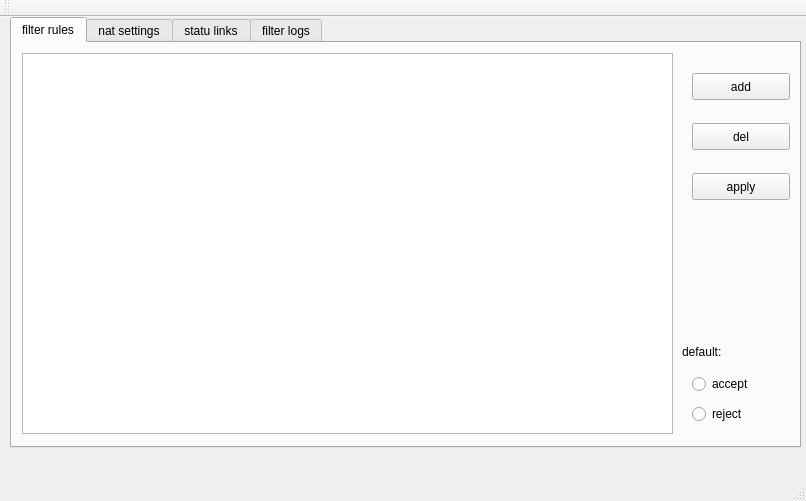
<?xml version="1.0" encoding="UTF-8"?>
<ui version="4.0">
 <class>MainWindow</class>
 <widget class="QMainWindow" name="MainWindow">
  <property name="geometry">
   <rect>
    <x>0</x>
    <y>0</y>
    <width>806</width>
    <height>501</height>
   </rect>
  </property>
  <property name="windowTitle">
   <string>MainWindow</string>
  </property>
  <widget class="QWidget" name="centralWidget">
   <widget class="QTabWidget" name="tabWidget">
    <property name="geometry">
     <rect>
      <x>10</x>
      <y>0</y>
      <width>791</width>
      <height>431</height>
     </rect>
    </property>
    <property name="currentIndex">
     <number>0</number>
    </property>
    <widget class="QWidget" name="tab_rule">
     <attribute name="title">
      <string>filter rules</string>
     </attribute>
     <widget class="QTableWidget" name="tableWidget_rule">
      <property name="geometry">
       <rect>
        <x>10</x>
        <y>10</y>
        <width>651</width>
        <height>381</height>
       </rect>
      </property>
     </widget>
     <widget class="QPushButton" name="add_pushButton">
      <property name="geometry">
       <rect>
        <x>680</x>
        <y>30</y>
        <width>98</width>
        <height>27</height>
       </rect>
      </property>
      <property name="text">
       <string>add</string>
      </property>
     </widget>
     <widget class="QPushButton" name="del_pushButton">
      <property name="geometry">
       <rect>
        <x>680</x>
        <y>80</y>
        <width>98</width>
        <height>27</height>
       </rect>
      </property>
      <property name="text">
       <string>del</string>
      </property>
     </widget>
     <widget class="QRadioButton" name="accept_radioButton">
      <property name="geometry">
       <rect>
        <x>680</x>
        <y>330</y>
        <width>91</width>
        <height>22</height>
       </rect>
      </property>
      <property name="text">
       <string>accept</string>
      </property>
     </widget>
     <widget class="QRadioButton" name="reject_radioButton">
      <property name="geometry">
       <rect>
        <x>680</x>
        <y>360</y>
        <width>91</width>
        <height>22</height>
       </rect>
      </property>
      <property name="text">
       <string>reject</string>
      </property>
     </widget>
     <widget class="QPushButton" name="apply_pushButton">
      <property name="geometry">
       <rect>
        <x>680</x>
        <y>130</y>
        <width>98</width>
        <height>27</height>
       </rect>
      </property>
      <property name="text">
       <string>apply</string>
      </property>
     </widget>
     <widget class="QLabel" name="label_3">
      <property name="geometry">
       <rect>
        <x>670</x>
        <y>300</y>
        <width>66</width>
        <height>17</height>
       </rect>
      </property>
      <property name="text">
       <string>default:</string>
      </property>
     </widget>
    </widget>
    <widget class="QWidget" name="tab_nat">
     <attribute name="title">
      <string>nat settings</string>
     </attribute>
     <widget class="QPushButton" name="applynat_pushButton">
      <property name="geometry">
       <rect>
        <x>650</x>
        <y>350</y>
        <width>98</width>
        <height>27</height>
       </rect>
      </property>
      <property name="text">
       <string>apply</string>
      </property>
     </widget>
     <widget class="QPushButton" name="delnat_pushButton">
      <property name="geometry">
       <rect>
        <x>650</x>
        <y>300</y>
        <width>98</width>
        <height>27</height>
       </rect>
      </property>
      <property name="text">
       <string>del</string>
      </property>
     </widget>
     <widget class="QPushButton" name="addnat_pushButton">
      <property name="geometry">
       <rect>
        <x>650</x>
        <y>240</y>
        <width>98</width>
        <height>27</height>
       </rect>
      </property>
      <property name="text">
       <string>add</string>
      </property>
     </widget>
     <widget class="QTableWidget" name="tableWidget_nat">
      <property name="geometry">
       <rect>
        <x>10</x>
        <y>10</y>
        <width>401</width>
        <height>381</height>
       </rect>
      </property>
     </widget>
     <widget class="QLineEdit" name="lineEdit">
      <property name="geometry">
       <rect>
        <x>550</x>
        <y>60</y>
        <width>211</width>
        <height>31</height>
       </rect>
      </property>
     </widget>
     <widget class="QLineEdit" name="lineEdit_2">
      <property name="geometry">
       <rect>
        <x>550</x>
        <y>140</y>
        <width>211</width>
        <height>31</height>
       </rect>
      </property>
     </widget>
     <widget class="QLabel" name="label">
      <property name="geometry">
       <rect>
        <x>490</x>
        <y>30</y>
        <width>91</width>
        <height>17</height>
       </rect>
      </property>
      <property name="text">
       <string>firewall ip:</string>
      </property>
     </widget>
     <widget class="QLabel" name="label_2">
      <property name="geometry">
       <rect>
        <x>490</x>
        <y>110</y>
        <width>131</width>
        <height>17</height>
       </rect>
      </property>
      <property name="text">
       <string>Intranet segment:</string>
      </property>
     </widget>
    </widget>
    <widget class="QWidget" name="tab_statu">
     <attribute name="title">
      <string>statu links</string>
     </attribute>
     <widget class="QPushButton" name="pushButton_flashlink">
      <property name="geometry">
       <rect>
        <x>670</x>
        <y>30</y>
        <width>98</width>
        <height>27</height>
       </rect>
      </property>
      <property name="text">
       <string>flash</string>
      </property>
     </widget>
     <widget class="QTableWidget" name="tableWidget_status">
      <property name="geometry">
       <rect>
        <x>10</x>
        <y>10</y>
        <width>641</width>
        <height>371</height>
       </rect>
      </property>
     </widget>
    </widget>
    <widget class="QWidget" name="tab_log">
     <attribute name="title">
      <string>filter logs</string>
     </attribute>
     <widget class="QPushButton" name="pushButton_flashlog">
      <property name="geometry">
       <rect>
        <x>680</x>
        <y>30</y>
        <width>98</width>
        <height>27</height>
       </rect>
      </property>
      <property name="text">
       <string>flash</string>
      </property>
     </widget>
     <widget class="QTableWidget" name="tableWidget_logs">
      <property name="geometry">
       <rect>
        <x>10</x>
        <y>10</y>
        <width>651</width>
        <height>371</height>
       </rect>
      </property>
     </widget>
    </widget>
   </widget>
  </widget>
  <widget class="QMenuBar" name="menuBar">
   <property name="geometry">
    <rect>
     <x>0</x>
     <y>0</y>
     <width>806</width>
     <height>25</height>
    </rect>
   </property>
  </widget>
  <widget class="QToolBar" name="mainToolBar">
   <attribute name="toolBarArea">
    <enum>TopToolBarArea</enum>
   </attribute>
   <attribute name="toolBarBreak">
    <bool>false</bool>
   </attribute>
  </widget>
  <widget class="QStatusBar" name="statusBar"/>
 </widget>
 <layoutdefault spacing="6" margin="11"/>
 <resources/>
 <connections/>
</ui>
